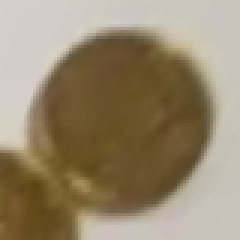
#> input picture build/training_data/10cent/0.png, 80 x 80 px, given in place of the camera (shown 3 times larger)
$ python debug_coin_detection.py
#> lines starting #> are read from the running program, lines starting #| are printed output that depends on the picture; after the words box and inside, x2 and y2 are one past the last pixel; in counts of white or black regions, pixels touching at a corner belong together
from __future__ import annotations

import collections
from dataclasses import dataclass, field
from typing import Any, Deque, List, Optional, Tuple

import cv2
import numpy as np

DEFAULTS = {
    "CHANNEL_MODE": 2,
    "CLAHE_CLIP": 9,
    "CLAHE_GRID": 1,
    "BLUR_KSIZE": 9,
    "use_adaptive": 0,
    "adaptive_block": 23,
    "adaptive_C": 10,
    "invert_binary": 1,
    "morph_open_size": 1,
    "morph_close_size": 3,
    "morph_open_iters": 2,
    "morph_close_iters": 4,
    "bg_dilate_size": 4,
    "dist_mask_size": 5,
    "watershed_fg_frac": 0.45,
    "MIN_CONTOUR_AREA": 464,
    "MIN_CIRCULARITY": 0.56,
    "DIAMETER_MM_MIN": 10.0,
    "DIAMETER_MM_MAX": 40.0,
    "CENTER_MATCH_PX": 20,
    "SCALE_FACTOR": 5.0,
    "paper_line_min_length": 100,
    "paper_morph_kernel": 3,
    "paper_approx_eps_factor": 0.02,
    "paper_min_area": 10000,
    "PAPER_WIDTH_MM": 330.0,
    "PAPER_HEIGHT_MM": 216.0,
    "stabilizer_window": 10,
}


@dataclass
class WatershedSteps:
    blurred: Optional[np.ndarray] = None
    gradient_for_watershed: Optional[np.ndarray] = None
    binary: Optional[np.ndarray] = None
    after_open: Optional[np.ndarray] = None
    after_close: Optional[np.ndarray] = None
    sure_bg: Optional[np.ndarray] = None
    sure_fg: Optional[np.ndarray] = None
    dist_vis: Optional[np.ndarray] = None
    unknown: Optional[np.ndarray] = None
    markers_vis: Optional[np.ndarray] = None
    watershed_vis: Optional[np.ndarray] = None
    detections: List[Tuple[Tuple[int, int], float]] = field(default_factory=list)

_state: dict = {}


def _ensure_odd(k: int) -> int:
    return max(1, k | 1)


def get_params() -> dict:
    s = _state
    blur_k = s.get("BLUR_KSIZE", DEFAULTS["BLUR_KSIZE"])
    return {
        "CLAHE_CLIP": max(1, s.get("CLAHE_CLIP", DEFAULTS["CLAHE_CLIP"])),
        "CLAHE_GRID": max(1, s.get("CLAHE_GRID", DEFAULTS["CLAHE_GRID"])),
        "BLUR_KSIZE": _ensure_odd(blur_k),
        "CHANNEL_MODE": min(6, max(0, int(s.get("CHANNEL_MODE", DEFAULTS["CHANNEL_MODE"])))),
        "use_adaptive": int(s.get("use_adaptive", DEFAULTS["use_adaptive"])),
        "adaptive_block": _ensure_odd(min(51, max(3, s.get("adaptive_block", DEFAULTS["adaptive_block"])))),
        "adaptive_C": int(s.get("adaptive_C", DEFAULTS["adaptive_C"])),
        "invert_binary": int(s.get("invert_binary", DEFAULTS["invert_binary"])),
        "morph_open_size": _ensure_odd(max(1, s.get("morph_open_size", DEFAULTS["morph_open_size"]))),
        "morph_close_size": _ensure_odd(max(1, s.get("morph_close_size", DEFAULTS["morph_close_size"]))),
        "morph_open_iters": max(0, s.get("morph_open_iters", DEFAULTS["morph_open_iters"])),
        "morph_close_iters": max(0, s.get("morph_close_iters", DEFAULTS["morph_close_iters"])),
        "bg_dilate_size": _ensure_odd(max(1, s.get("bg_dilate_size", DEFAULTS["bg_dilate_size"]))),
        "dist_mask_size": 5 if s.get("dist_mask_size", DEFAULTS["dist_mask_size"]) >= 4 else 3,
        "watershed_fg_frac": float(s.get("watershed_fg_frac", DEFAULTS["watershed_fg_frac"])),
        "MIN_CONTOUR_AREA": float(s.get("MIN_CONTOUR_AREA", DEFAULTS["MIN_CONTOUR_AREA"])),
        "MIN_CIRCULARITY": float(s.get("MIN_CIRCULARITY", DEFAULTS["MIN_CIRCULARITY"])),
        "DIAMETER_MM_MIN": float(s.get("DIAMETER_MM_MIN", DEFAULTS["DIAMETER_MM_MIN"])),
        "DIAMETER_MM_MAX": float(s.get("DIAMETER_MM_MAX", DEFAULTS["DIAMETER_MM_MAX"])),
        "CENTER_MATCH_PX": int(s.get("CENTER_MATCH_PX", DEFAULTS["CENTER_MATCH_PX"])),
        "SCALE_FACTOR": float(s.get("SCALE_FACTOR", DEFAULTS["SCALE_FACTOR"])),
        "paper_line_min_length": s.get("paper_line_min_length", DEFAULTS["paper_line_min_length"]),
        "paper_morph_kernel": _ensure_odd(s.get("paper_morph_kernel", DEFAULTS["paper_morph_kernel"])),
        "paper_approx_eps_factor": s.get("paper_approx_eps_factor", DEFAULTS["paper_approx_eps_factor"]),
        "paper_min_area": s.get("paper_min_area", DEFAULTS["paper_min_area"]),
        "PAPER_WIDTH_MM": float(s.get("PAPER_WIDTH_MM", DEFAULTS["PAPER_WIDTH_MM"])),
        "PAPER_HEIGHT_MM": float(s.get("PAPER_HEIGHT_MM", DEFAULTS["PAPER_HEIGHT_MM"])),
        "stabilizer_window": s.get("stabilizer_window", DEFAULTS["stabilizer_window"]),
    }
#> in main, frame is the input picture: shape (80, 80, 3); mean B, G, R 110.1, 135.9, 151.2


def find_paper_corners(frame: np.ndarray, p: dict) -> Optional[np.ndarray]:
    """Same pipeline as debug_paper_detection.py."""
    gray = cv2.cvtColor(frame, cv2.COLOR_BGR2GRAY)
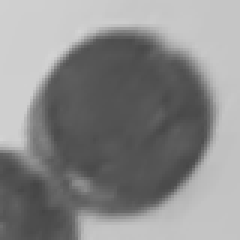
#> gray: shape (80, 80) (shown 3 times larger); min 69, max 212, mean 137.5
    gray_blurred = cv2.GaussianBlur(gray, (7, 7), 0)
    gray_filtered = cv2.medianBlur(gray_blurred, 7)
    lsd = cv2.createLineSegmentDetector(0)
    lines = lsd.detect(gray_filtered)
    lines = lines[0] if lines is not None and len(lines) > 0 else []
#> lines = 13 rows, first 6: [6.58, 36.64, 29.69, 8.38], [29.12, 11.47, 48.38, 8.56], [72.8, 35.02, 62.57, 61.66], [-0.663, 46.92, 13.75, 61.25], [61.73, 60.97, 43.09, 73.08], [63.26, 17.35, 71.13, 35.76]
    line_mask = np.zeros_like(gray_filtered)
    for line in lines:
        x1, y1, x2, y2 = map(int, line[0])
        if np.hypot(x2 - x1, y2 - y1) > p["paper_line_min_length"]:
            cv2.line(line_mask, (x1, y1), (x2, y2), 255, 3)
#> this loop made 13 passes
#> (line, x1, y1, x2, y2) on passes 1 to 12: ([[6.58, 36.64, 29.69, 8.38]], 6, 36, 29, 8), ([[29.12, 11.47, 48.38, 8.56]], 29, 11, 48, 8), ([[72.8, 35.02, 62.57, 61.66]], 72, 35, 62, 61), ([[-0.663, 46.92, 13.75, 61.25]], 0, 46, 13, 61), ([[61.73, 60.97, 43.09, 73.08]], 61, 60, 43, 73), ([[63.26, 17.35, 71.13, 35.76]], 63, 17, 71, 35), ([[22.18, 71.17, 26.7, 78.95]], 22, 71, 26, 78), ([[46.79, 9.89, 62.54, 19.13]], 46, 9, 62, 19), ([[43.3, 71.89, 28.02, 70.79]], 43, 71, 28, 70), ([[15.6, 54, 9.6, 34.6]], 15, 53, 9, 34), ([[25.42, 68.71, 30.24, 76.33]], 25, 68, 30, 76), ([[3.28, 44.26, 9.42, 50.58]], 3, 44, 9, 50)
#> line_mask: shape (80, 80); every value is 0
    k = p["paper_morph_kernel"]
    kernel = cv2.getStructuringElement(cv2.MORPH_RECT, (k, k))
#> kernel = [[1, 1, 1], [1, 1, 1], [1, 1, 1]]
    closed = cv2.dilate(cv2.morphologyEx(line_mask, cv2.MORPH_CLOSE, kernel), kernel)
    contours, _ = cv2.findContours(closed, cv2.RETR_EXTERNAL, cv2.CHAIN_APPROX_SIMPLE)
#> contours = []
    for cnt in sorted(contours, key=cv2.contourArea, reverse=True)[:3]:
        eps = p["paper_approx_eps_factor"] * cv2.arcLength(cnt, True)
        approx = cv2.approxPolyDP(cnt, eps, True)
        if len(approx) == 4 and cv2.contourArea(approx) > p["paper_min_area"]:
            return approx.reshape(4, 2).astype(np.float32)
#> this loop made 0 passes
    return None


# [9 lines left out: function order_corners, not called in this run]


class CornerStabilizer:
    def __init__(self, window_size: int = 10):
        self._history: Deque[np.ndarray] = collections.deque(maxlen=max(1, window_size))

    def update(self, corners: Optional[np.ndarray]) -> Optional[np.ndarray]:
        if corners is None:
            return None
        self._history.append(corners.copy())
        return np.mean(self._history, axis=0).astype(np.float32)


# [138 lines left out: functions preprocess_for_circles, _show_step, detect_coins_watershed, not called in this run]


def detect_and_measure_coins(frame: np.ndarray, ratio_px_to_mm: float, p: dict) -> List[Tuple[Tuple[int, int], float]]:
    steps = detect_coins_watershed(frame, ratio_px_to_mm, p)
    return steps.detections


def main() -> None:
    global _state
    _state = dict(DEFAULTS)

    cap = cv2.VideoCapture(2, cv2.CAP_V4L2)
    cap.set(cv2.CAP_PROP_FRAME_WIDTH, 1280)
    cap.set(cv2.CAP_PROP_FRAME_HEIGHT, 720)
    if not cap.isOpened():
        print("Could not open camera (index 2). Try changing camera_index in the script.")
        return

    def set_state(key: str, val: Any) -> None:
        _state[key] = val

    win = "Coin detection"
    cv2.namedWindow(win)
    scale_vis = 0.45

    cv2.createTrackbar("Channel 0-6", win, DEFAULTS["CHANNEL_MODE"], 6, lambda v: set_state("CHANNEL_MODE", v))
    cv2.createTrackbar("CLAHE clip", win, DEFAULTS["CLAHE_CLIP"], 20, lambda v: set_state("CLAHE_CLIP", max(1, v)))
    cv2.createTrackbar("CLAHE grid", win, DEFAULTS["CLAHE_GRID"], 8, lambda v: set_state("CLAHE_GRID", max(1, v)))
    cv2.createTrackbar("Blur ksize", win, DEFAULTS["BLUR_KSIZE"], 15, lambda v: set_state("BLUR_KSIZE", _ensure_odd(max(1, v))))
    cv2.createTrackbar("0=Otsu 1=Adapt", win, DEFAULTS["use_adaptive"], 1, lambda v: set_state("use_adaptive", v))
    cv2.createTrackbar("Adapt block", win, DEFAULTS["adaptive_block"], 51, lambda v: set_state("adaptive_block", _ensure_odd(max(3, v))))
    cv2.createTrackbar("Adapt C", win, DEFAULTS["adaptive_C"] + 50, 100, lambda v: set_state("adaptive_C", v - 50))
    cv2.createTrackbar("Invert bin", win, DEFAULTS["invert_binary"], 1, lambda v: set_state("invert_binary", v))
    cv2.createTrackbar("Open size", win, DEFAULTS["morph_open_size"], 15, lambda v: set_state("morph_open_size", _ensure_odd(max(1, v))))
    cv2.createTrackbar("Close size", win, DEFAULTS["morph_close_size"], 21, lambda v: set_state("morph_close_size", _ensure_odd(max(1, v))))
    cv2.createTrackbar("Open iters", win, DEFAULTS["morph_open_iters"], 5, lambda v: set_state("morph_open_iters", v))
    cv2.createTrackbar("Close iters", win, DEFAULTS["morph_close_iters"], 5, lambda v: set_state("morph_close_iters", v))
    cv2.createTrackbar("BG dilate", win, DEFAULTS["bg_dilate_size"], 21, lambda v: set_state("bg_dilate_size", _ensure_odd(max(1, v))))
    cv2.createTrackbar("Dist mask 3/5", win, 1, 1, lambda v: set_state("dist_mask_size", 5 if v else 3))
    cv2.createTrackbar("FG frac x100", win, int(DEFAULTS["watershed_fg_frac"] * 100), 60, lambda v: set_state("watershed_fg_frac", max(20, v) / 100.0))
    cv2.createTrackbar("Min area", win, int(DEFAULTS["MIN_CONTOUR_AREA"]), 500, lambda v: set_state("MIN_CONTOUR_AREA", float(max(1, v))))
    cv2.createTrackbar("Circ x100", win, int(DEFAULTS["MIN_CIRCULARITY"] * 100), 100, lambda v: set_state("MIN_CIRCULARITY", v / 100.0))
    cv2.createTrackbar("D mm min", win, int(DEFAULTS["DIAMETER_MM_MIN"]), 25, lambda v: set_state("DIAMETER_MM_MIN", float(v)))
    cv2.createTrackbar("D mm max", win, int(DEFAULTS["DIAMETER_MM_MAX"]), 50, lambda v: set_state("DIAMETER_MM_MAX", float(v)))
    cv2.createTrackbar("Center match", win, DEFAULTS["CENTER_MATCH_PX"], 50, lambda v: set_state("CENTER_MATCH_PX", max(1, v)))
    cv2.createTrackbar("Scale x10", win, int(DEFAULTS["SCALE_FACTOR"] * 10), 50, lambda v: set_state("SCALE_FACTOR", v / 10.0))

    stabilizer: Optional[CornerStabilizer] = None
    placeholder = np.zeros((220, 280, 3), dtype=np.uint8)
    cv2.putText(placeholder, "Align paper", (50, 110), cv2.FONT_HERSHEY_SIMPLEX, 0.7, (255, 255, 255), 2)

    while True:
        p = get_params()
        if stabilizer is None or stabilizer._history.maxlen != p["stabilizer_window"]:
            stabilizer = CornerStabilizer(p["stabilizer_window"])

        ret, frame = cap.read()
        if not ret or frame is None:
            continue

        raw_corners = find_paper_corners(frame, p)
        stable_corners = stabilizer.update(raw_corners)
        warped = None
        if stable_corners is not None and len(stable_corners) == 4:
            rect = order_corners(stable_corners)
            w_px = int(p["PAPER_WIDTH_MM"] * p["SCALE_FACTOR"])
            h_px = int(p["PAPER_HEIGHT_MM"] * p["SCALE_FACTOR"])
            dst = np.array([[0, 0], [w_px - 1, 0], [w_px - 1, h_px - 1], [0, h_px - 1]], dtype=np.float32)
            M = cv2.getPerspectiveTransform(rect, dst)
            if abs(np.linalg.det(M)) > 1e-6:
                warped = cv2.warpPerspective(frame, M, (w_px, h_px))

        if warped is not None:
            ratio_px_to_mm = 1.0 / p["SCALE_FACTOR"]
            steps = detect_coins_watershed(warped, ratio_px_to_mm, p)

            result = warped.copy()
            for (cx, cy), diameter_mm in steps.detections:
                r = max(2, int((diameter_mm / ratio_px_to_mm) / 2.0))
                cv2.circle(result, (cx, cy), r, (0, 255, 0), 2)
                cv2.putText(result, f"{diameter_mm:.1f}mm", (cx - 20, cy - 10), cv2.FONT_HERSHEY_SIMPLEX, 0.5, (0, 0, 255), 1)
            cv2.putText(result, f"Coins: {len(steps.detections)}", (10, 30), cv2.FONT_HERSHEY_SIMPLEX, 0.8, (0, 255, 0), 2)

            cv2.imshow(win, _show_step(result, scale_vis, "Result"))
            cv2.imshow("1 Blurred", _show_step(steps.blurred, scale_vis, "1 Blurred"))
            cv2.imshow("1b Gradient", _show_step(steps.gradient_for_watershed, scale_vis, "1b Grad (watershed input)"))
            cv2.imshow("2 Binary", _show_step(steps.binary, scale_vis, "2 Binary (Adapt/Otsu)"))
            cv2.imshow("3 After Open", _show_step(steps.after_open, scale_vis, "3 Morph Open"))
            cv2.imshow("4 After Close", _show_step(steps.after_close, scale_vis, "4 Morph Close"))
            cv2.imshow("5 Sure BG", _show_step(steps.sure_bg, scale_vis, "5 Sure background"))
            cv2.imshow("6 Sure FG", _show_step(steps.sure_fg, scale_vis, "6 Sure foreground"))
            cv2.imshow("7 Dist Transform", _show_step(steps.dist_vis, scale_vis, "7 Distance"))
            cv2.imshow("8 Unknown", _show_step(steps.unknown, scale_vis, "8 Unknown"))
            cv2.imshow("9 Markers", _show_step(steps.markers_vis, scale_vis, "9 Markers"))
            cv2.imshow("10 Watershed", _show_step(steps.watershed_vis, scale_vis, "10 Segments"))
        else:
            cv2.imshow(win, placeholder)
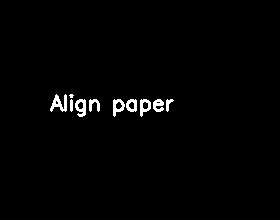
#> window 'Coin detection': shape (220, 280, 3); 1.4% white; 10 white regions (1 under 20 px), largest, box (x1, y1, x2, y2) and area: (50, 94, 67, 112) 159, (75, 99, 86, 117) 125, (113, 99, 125, 117) 115
            for name in ["1 Blurred", "1b Gradient", "2 Binary", "3 After Open", "4 After Close", "5 Sure BG", "6 Sure FG",
                        "7 Dist Transform", "8 Unknown", "9 Markers", "10 Watershed"]:
                cv2.imshow(name, placeholder)

        key = cv2.waitKey(1) & 0xFF
#> (key q is pressed here)
        if key == ord("q"):
            break

    cap.release()
    cv2.destroyAllWindows()


if __name__ == "__main__":
    main()

$ run again, on build/training_data/10cent/1.png
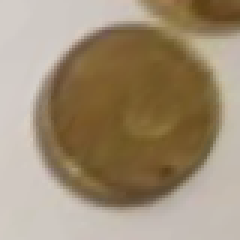
#> input picture build/training_data/10cent/1.png, 80 x 80 px, given in place of the camera (shown 3 times larger)
#> in main, frame is the input picture: shape (80, 80, 3); mean B, G, R 117.2, 142.3, 159.4
#> in find_paper_corners, `gray = cv2.cvtColor(frame, cv2.COLOR_BGR2GRAY)`:
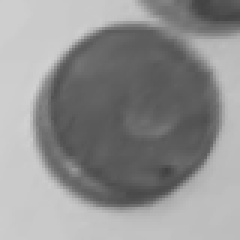
#> gray: shape (80, 80) (shown 3 times larger); min 64, max 210, mean 144.5
#> lines = 15 rows, first 6: [12.39, 26.2, 35.46, 5.44], [54.35, 66.72, 33.04, 70.07], [36.72, 7.11, 51.95, 8.69], [73.76, 47.51, 53.21, 68.22], [35.6, 71.16, 13.02, 55.78], [71.98, 23.12, 71.94, 48.13]
#> the loop in find_paper_corners, `for line in lines:` made 15 passes
#> (line, x1, y1, x2, y2) on passes 1 to 8: ([[12.39, 26.2, 35.46, 5.44]], 12, 26, 35, 5), ([[54.35, 66.72, 33.04, 70.07]], 54, 66, 33, 70), ([[36.72, 7.11, 51.95, 8.69]], 36, 7, 51, 8), ([[73.76, 47.51, 53.21, 68.22]], 73, 47, 53, 68), ([[35.6, 71.16, 13.02, 55.78]], 35, 71, 13, 55), ([[71.98, 23.12, 71.94, 48.13]], 71, 23, 71, 48), ([[11.11, 51.93, 13.82, 26.42]], 11, 51, 13, 26), ([[9.52, 52.89, 15.74, 52.49]], 9, 52, 15, 52)
#> kernel = [[1, 1, 1], [1, 1, 1], [1, 1, 1]]
#> contours = []

$ run again, on build/training_data/10cent/10.png
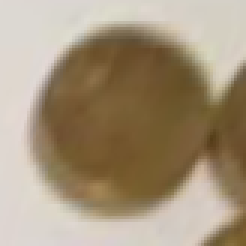
#> input picture build/training_data/10cent/10.png, 82 x 82 px, given in place of the camera (shown 3 times larger)
#> in main, frame is the input picture: shape (82, 82, 3); mean B, G, R 124.3, 148.7, 165.3
#> in find_paper_corners, `gray = cv2.cvtColor(frame, cv2.COLOR_BGR2GRAY)`:
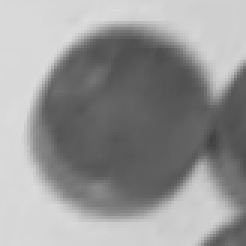
#> gray: shape (82, 82) (shown 3 times larger); min 63, max 220, mean 150.9
#> lines = 16 rows, first 6: [6.92, 40.65, 25.01, 11.01], [24.81, 12.99, 48.17, 5.77], [79.45, 19.41, 73.41, 34.49], [65.82, 79.7, 79.86, 71.44], [67.35, 53.71, 47.43, 72.46], [45.16, 7.88, 66.94, 19.26]
#> the loop in find_paper_corners, `for line in lines:` made 16 passes
#> (line, x1, y1, x2, y2) on passes 1 to 8: ([[6.92, 40.65, 25.01, 11.01]], 6, 40, 25, 11), ([[24.81, 12.99, 48.17, 5.77]], 24, 12, 48, 5), ([[79.45, 19.41, 73.41, 34.49]], 79, 19, 73, 34), ([[65.82, 79.7, 79.86, 71.44]], 65, 79, 79, 71), ([[67.35, 53.71, 47.43, 72.46]], 67, 53, 47, 72), ([[45.16, 7.88, 66.94, 19.26]], 45, 7, 66, 19), ([[65.38, 17.2, 68.9, 33.23]], 65, 17, 68, 33), ([[14.31, 63.13, 10.81, 37.19]], 14, 63, 10, 37)
#> kernel = [[1, 1, 1], [1, 1, 1], [1, 1, 1]]
#> contours = []

$ run again, on build/training_data/10cent/11.png
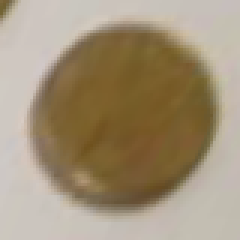
#> input picture build/training_data/10cent/11.png, 80 x 80 px, given in place of the camera (shown 3 times larger)
#> in main, frame is the input picture: shape (80, 80, 3); mean B, G, R 121, 146.7, 162.5
#> in find_paper_corners, `gray = cv2.cvtColor(frame, cv2.COLOR_BGR2GRAY)`:
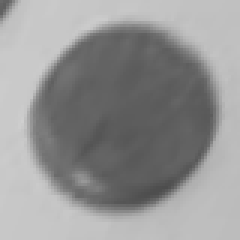
#> gray: shape (80, 80) (shown 3 times larger); min 77, max 207, mean 148.5
#> lines = [[15.2, 20.67, 38.89, 5.58], [68.34, 54.67, 44.83, 72.05], [7.77, 47.12, 15.07, 20.82], [73.01, 35.25, 67.61, 55.15], [44.75, 71.12, 19.54, 66.35], [64.45, 15.44, 73.07, 34.95], [39.06, 5.15, 65.14, 15.58], [4.98, -0.396, 1.24, 6.54], [20.38, 66.27, 8.78, 46.98], [31.79, 58.27, 25.92, 55.07]]
#> the loop in find_paper_corners, `for line in lines:` made 10 passes
#> (line, x1, y1, x2, y2) on passes 1 to 8: ([[15.2, 20.67, 38.89, 5.58]], 15, 20, 38, 5), ([[68.34, 54.67, 44.83, 72.05]], 68, 54, 44, 72), ([[7.77, 47.12, 15.07, 20.82]], 7, 47, 15, 20), ([[73.01, 35.25, 67.61, 55.15]], 73, 35, 67, 55), ([[44.75, 71.12, 19.54, 66.35]], 44, 71, 19, 66), ([[64.45, 15.44, 73.07, 34.95]], 64, 15, 73, 34), ([[39.06, 5.15, 65.14, 15.58]], 39, 5, 65, 15), ([[4.98, -0.396, 1.24, 6.54]], 4, 0, 1, 6)
#> kernel = [[1, 1, 1], [1, 1, 1], [1, 1, 1]]
#> contours = []
